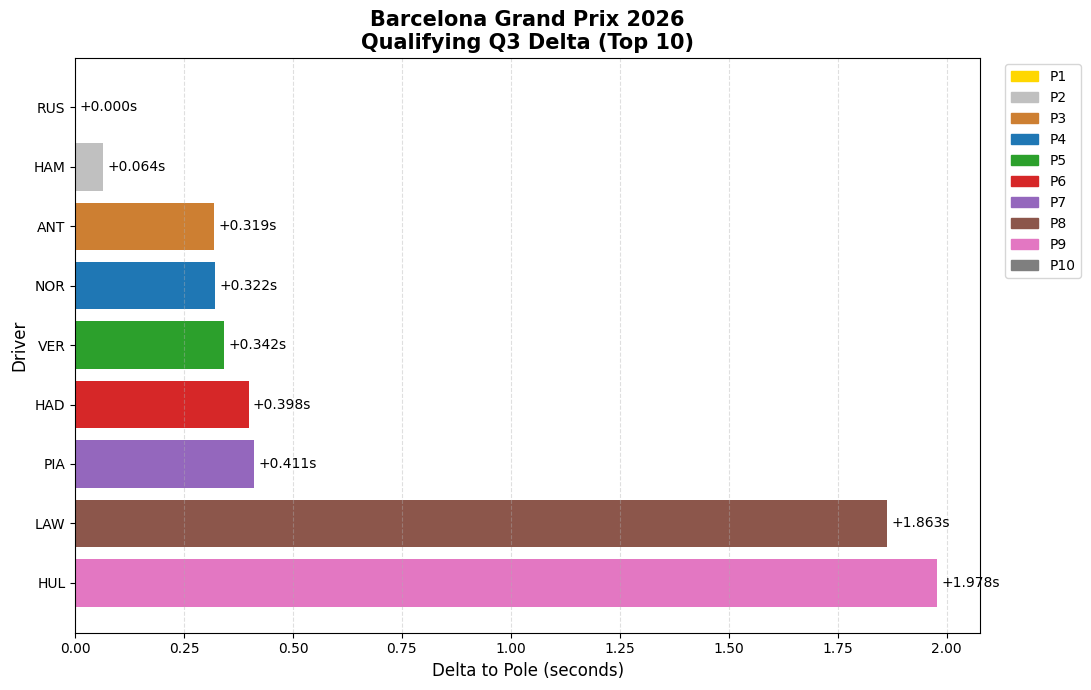

This chart was generated by the following Python code:

import fastf1
import fastf1.plotting

import matplotlib.pyplot as plt
import matplotlib.patches as mpatches
import pandas as pd
import os

# ==========================
# Cache
# ==========================
cache_dir = "cache"
os.makedirs(cache_dir, exist_ok=True)
fastf1.Cache.enable_cache(cache_dir)

fastf1.plotting.setup_mpl(misc_mpl_mods=False)

# ==========================
# Load Session
# ==========================
YEAR = 2026
ROUND = 7
SESSION = "Q"

session = fastf1.get_session(YEAR, ROUND, SESSION)
session.load()

# ==========================
# Prepare Data
# ==========================
results = session.results.copy()

results = (
    results
    .dropna(subset=["Q3"])
    .sort_values("Q3")
    .head(10)
)

pole_time = results.iloc[0]["Q3"]

results["Delta"] = (
    results["Q3"] - pole_time
).dt.total_seconds()

# ==========================
# Colors (P1-P10)
# ==========================
colors = [
    "#FFD700",  # Gold
    "#C0C0C0",  # Silver
    "#CD7F32",  # Bronze
    "#1F77B4",
    "#2CA02C",
    "#D62728",
    "#9467BD",
    "#8C564B",
    "#E377C2",
    "#7F7F7F"
]

# ==========================
# Plot
# ==========================
fig, ax = plt.subplots(figsize=(11,7))

bars = ax.barh(
    results["Abbreviation"],
    results["Delta"],
    color=colors
)

ax.invert_yaxis()

for i, delta in enumerate(results["Delta"]):
    ax.text(
        delta + 0.01,
        i,
        f"+{delta:.3f}s",
        va="center",
        fontsize=10
    )

ax.set_xlabel("Delta to Pole (seconds)", fontsize=12)
ax.set_ylabel("Driver", fontsize=12)

ax.set_title(
    f"{session.event['EventName']} {YEAR}\nQualifying Q3 Delta (Top 10)",
    fontsize=15,
    weight="bold"
)

ax.grid(axis="x", linestyle="--", alpha=0.4)

legend_handles = [
    mpatches.Patch(color=colors[i], label=f"P{i+1}")
    for i in range(10)
]

ax.legend(
    handles=legend_handles,
    bbox_to_anchor=(1.02,1),
    loc="upper left"
)

plt.tight_layout()
plt.show()
